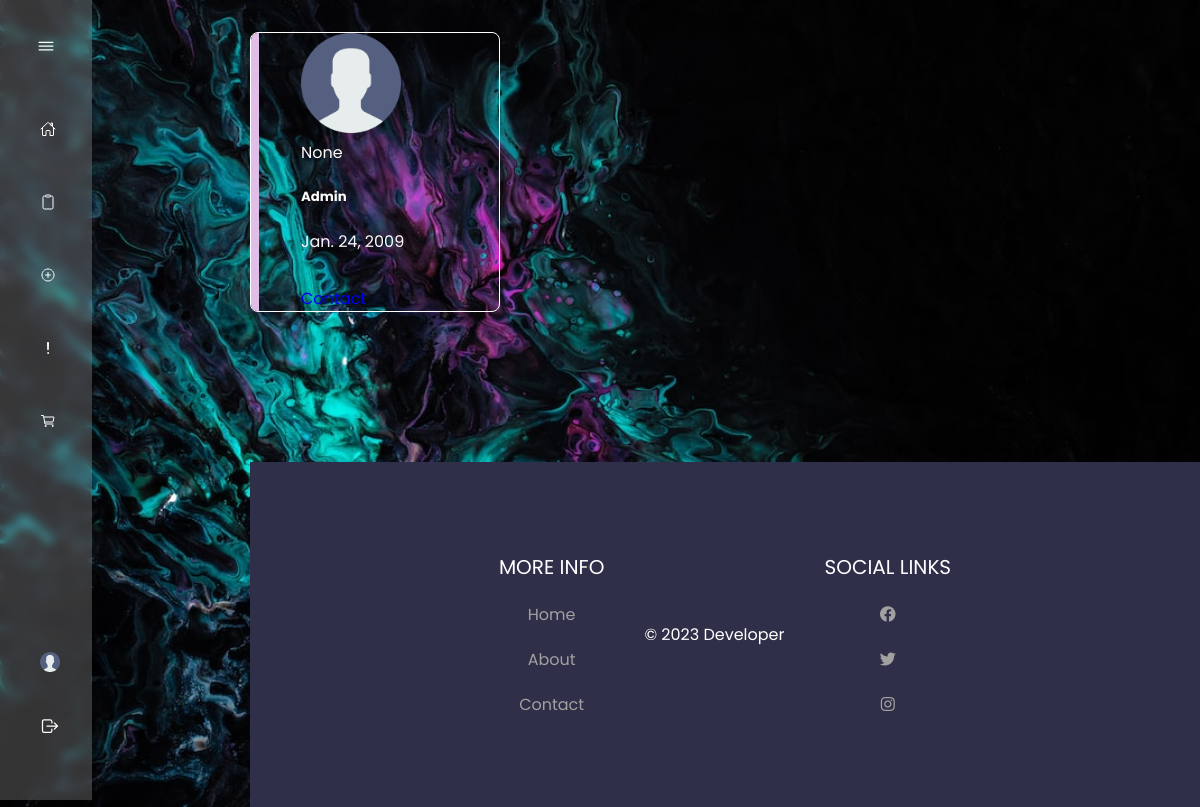
The app's page /profile/news/ (signed in) with its own data.
### Profile/models.py (models this page shows, shortened)
class UserProfile(models.Model):
    user = models.OneToOneField(User, on_delete=models.CASCADE)
    first_name = models.CharField(max_length=50)
    last_name = models.CharField(max_length=50)
    birth_date = models.DateField(null=True, blank=True)
    interests = models.TextField(max_length=255)
    last_visit = models.DateTimeField(null=True, blank=True)
    profile_image = models.ImageField(upload_to='images/', default='images/default.jpg')

### Profile/views.py (the view)
# urls.py: path('news/', news_profile, name='profile'),
def news_profile(request):
    try:
        user_profile = UserProfile.objects.get(user=request.user)
    except UserProfile.DoesNotExist:
        user_profile = None
    user_group = None
    if request.user.groups.exists():
        user_group = request.user.groups.first().name
    user_status = {
        'username': request.user.username,
    }
    context = {
        'user_profile': user_profile,
        'user_status': user_status,
        'user_group': user_group
    }
    return render (request, 'profile/news_profiles.html', context)

### Profile/templates/profile/news_profiles.html (shortened to what this page needs)
{% extends 'main/base.html' %}
{% load static %}
{% block content %}
    <div class="container mt-5">
        <div class="row d-flex justify-content-center">
            <div class="col-md-7">
                {% if user_profile %}
                    <div class="card p-3 py-4">
                        <div class="text-center">
                            {% if user_profile.profile_image %}
                                <img src="{{ user_profile.profile_image.url }}" width="100" class="rounded-circle">
                            {% else %}
                                <img src="{% static 'images/default.jpg' %}" width="100" class="rounded-circle">
                            {% endif %}
                        </div>
                        <div class="text-center mt-3">
                            <span class="bg-secondary p-1 px-4 rounded text-white">{{ user_group }}</span>
                            <h5 class="mt-2 mb-0">{{ user_profile.first_name }}</h5>
                            <span>{{ user_profile.birth_date }}</span>
                            <div class="buttons">
                                <a href="{% url 'profile_detail' user_profile.id %}" class="btn btn-outline-primary px-5" >Contact</a>
                            </div>
                        </div>
                    </div>
                {% else %}
                    <p>No profile found.</p>
                    <a href="{% url 'profiles' %}" class="btn btn-primary">Create Profile</a>
                {% endif %}
            </div>
        </div>
    </div>
{% endblock content %}

### static/styles/base.css (style rules this page uses)
body { margin: 0; }
*,::before,::after { box-sizing: border-box; }

### static/styles/navbar.css (style rules this page uses)
:root { --nav-width: 92px; --first-color: #CA26FF; --bg-color: #12192C; --sub-color: #B6CEFC; --white-color: #fff; --body-font: "Poppins", sans-serif; --normal-font-size: 1rem; --small-font-size: .875rem; --z-fixed: 100; }
a { text-decoration: none; }

### Profile/templates/profile/news_profiles.html (style rules this page uses)
.card { width: 250px; border: 1px solid white; position:relative; overflow:hidden; border-radius:8px; cursor:pointer; }
.card:before { content:""; position:absolute; left:0; top:0; width: 8px; height:100%; background-color:#E1BEE7; transform:scaleY(1); transition:all 0.5s; transform-origin: bottom }
.card:after { content:""; position:absolute; left:0; top:0; width: 8px; height:100%; background: rgb(174,53,171); background: linear-gradient(0deg, rgba(174,53,171,1) 9%, rgba(162,0,255,1) 20%, rgba(171,0,255,1) 27%, rgba(141,0,255,1) 35%, rgba(85,0,255,1) 44%, rgba(0,26,255,1) 54%, rgba(0,142,255,1) 66%, rgba(0,232,255,1) 75%, rgba(0,95,255,1) 91%); transform:scaleY(0); transition:all 0.5s; transform-origin: bottom }
.text-center { margin-left: 50px; }

### records on screen
UserProfile: profile_image (placeholder picture), first_name "Admin", birth_date "Jan. 24, 2009"

### other values on screen
{{ user_group }} "None"
